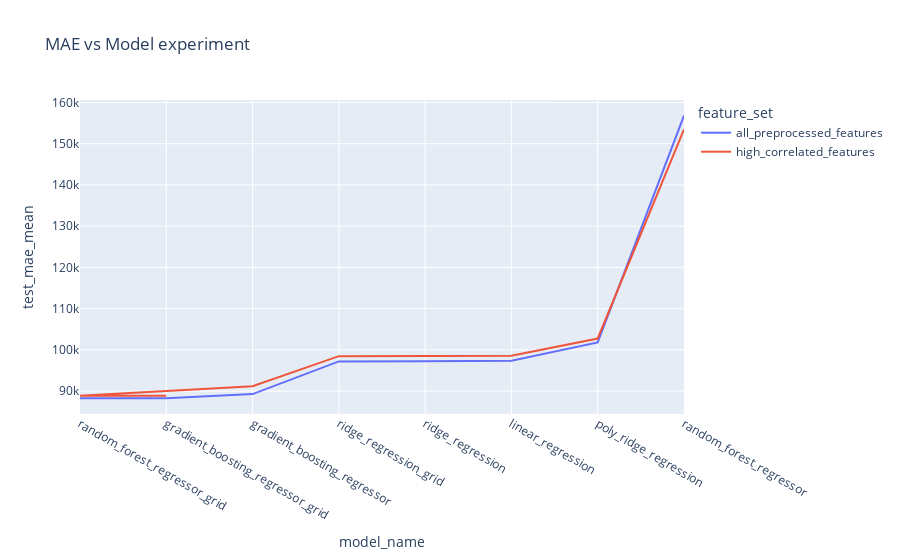

Notebook code cell kept with this figure:
### Markdown cell above
## Plot evaluation metrics of experiments

### Code cell
x = metrics_df[~(metrics_df['model_name']=='poly_linear_regression')]
fig = px.line(x, x="model_name", y="test_mae_mean", title='MAE vs Model experiment', color = 'feature_set')
fig.show()

### Figure 1 — Plotly figure (JSON) as saved in the notebook; plotly's stock layout.template omitted (floating-point values rounded to 4 significant figures)
{"data": [{"hovertemplate": "feature_set=all_preprocessed_features<br>model_name=%{x}<br>test_mae_mean=%{y}<extra></extra>", "legendgroup": "all_preprocessed_features", "line": {"color": "#636efa", "dash": "solid"}, "mode": "lines", "name": "all_preprocessed_features", "orientation": "v", "showlegend": true, "type": "scatter", "x": ["random_forest_regressor_grid", "gradient_boosting_regressor_grid", "gradient_boosting_regressor", "ridge_regression_grid", "ridge_regression", "linear_regression", "poly_ridge_regression", "random_forest_regressor"], "xaxis": "x", "y": [88250.0, 88250.0, 89270.0, 97190.0, 97240.0, 97370.0, 101800.0, 156800.0], "yaxis": "y"}, {"hovertemplate": "feature_set=high_correlated_features<br>model_name=%{x}<br>test_mae_mean=%{y}<extra></extra>", "legendgroup": "high_correlated_features", "line": {"color": "#EF553B", "dash": "solid"}, "mode": "lines", "name": "high_correlated_features", "orientation": "v", "showlegend": true, "type": "scatter", "x": ["gradient_boosting_regressor_grid", "random_forest_regressor_grid", "gradient_boosting_regressor", "ridge_regression_grid", "ridge_regression", "linear_regression", "poly_ridge_regression", "random_forest_regressor"], "xaxis": "x", "y": [88840.0, 88840.0, 91160.0, 98470.0, 98530.0, 98560.0, 102800.0, 153500.0], "yaxis": "y"}], "layout": {"legend": {"title": {"text": "feature_set"}, "tracegroupgap": 0}, "title": {"text": "MAE vs Model experiment"}, "xaxis": {"anchor": "y", "domain": [0, 1], "title": {"text": "model_name"}}, "yaxis": {"anchor": "x", "domain": [0, 1], "title": {"text": "test_mae_mean"}}}}
